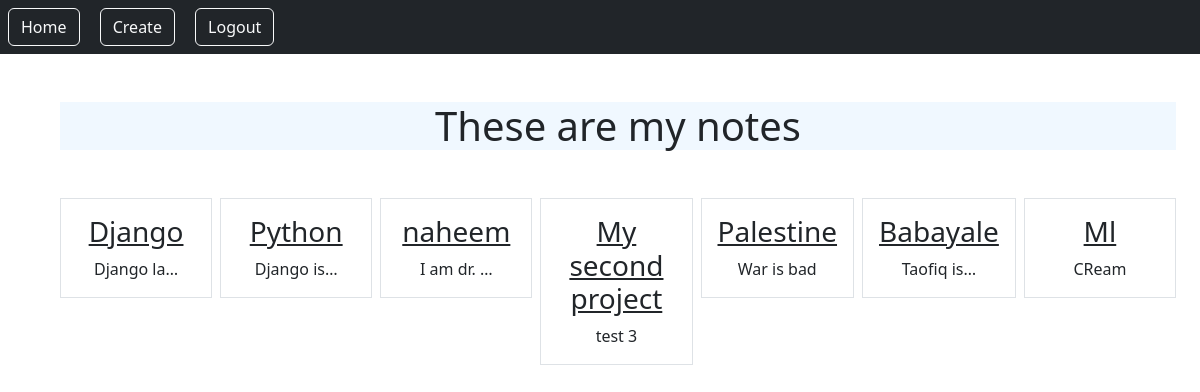
Page /smart/notes/ (signed in) on the committed database.
### notes/models.py (models this page shows)
class Note(models.Model):
     title = models.CharField(max_length=255)
     text = models.TextField()
     created = models.DateTimeField(auto_now_add=True)
     user = models.ForeignKey(User, on_delete = models.CASCADE, related_name ="notes")

### notes/views.py (the view)
# urls.py: path('notes/', views.NoteListView.as_view(), name = "notes.list"),
class NoteListView(LoginRequiredMixin,ListView):
     model = Note
     context_object_name = "notes"
     template_name = "notes/notes_list.html"

### notes/templates/notes/notes_list.html
{% extends "base.html" %}
{% block content %}
<h1 class="my-5">These are my notes</h1>
<div class="row row-cols3 g-2">
          {% for note in notes %}
          <div class="col">
               <div class="p-3 border">
                   <a href="{% url 'notes.detail'  note.id %}"
                   class="text-dark text-decoration-non " ><h3>
                    {{ note.title }}</h3></a>
                    {{ note.text | truncatechars:10 }}
               </div>
          </div>
          {% endfor %}
     </div>
{% endblock %}

### templates/base.html (shortened to what this page needs)
{% load static %}
<!DOCTYPE html>
<html lang="en">
<head>
     <link rel="stylesheet" href="{% static 'css/style.css' %}">
     <link href="https://cdn.jsdelivr.net/npm/bootstrap@5.3.2/dist/css/bootstrap.min.css" rel="stylesheet">
</head>
<body>
     <nav class="navbr navbar-dark bg-dark mx-auto">
          <div class="ms-auto">
               {% if user.is_authenticated %}
                    <a href="{% url 'home' %}" class="btn btn-outline-light m-2">Home</a>
                    <a href="{% url 'notes.new' %}" class="btn btn-outline-light m-2">Create</a>
                    <a href="{% url 'logout' %}" class="btn btn-outline-light m-2">Logout</a>
               {% else %}
                    <a href="{% url 'home' %}" class="btn btn-outline-light m-2">Home</a>
                    <a href="{% url 'login' %}" class="btn btn-outline-light me-1">Login</a>
                    <a href="{% url 'signup' %}" class="btn btn-outline-light me-1">Signup</a>
               {% endif %}
          </div>
     </nav>
     <div class="m-5 text-center container">
     {% block content %}
     {% endblock %}
     </div>
</body>
</html>

### static/css/style.css (style rules this page uses)
h1 { background-color: aliceblue; }

### rows in the picture
Note: title "Django", text "Django la…"
Note: title "Python", text "Django is…"
Note: title "naheem", text "I am dr. …"
Note: title "My second project", text "test 3"
Note: title "Palestine", text "War is bad"
Note: title "Babayale", text "Taofiq is…"
Note: title "Ml", text "CReam"
